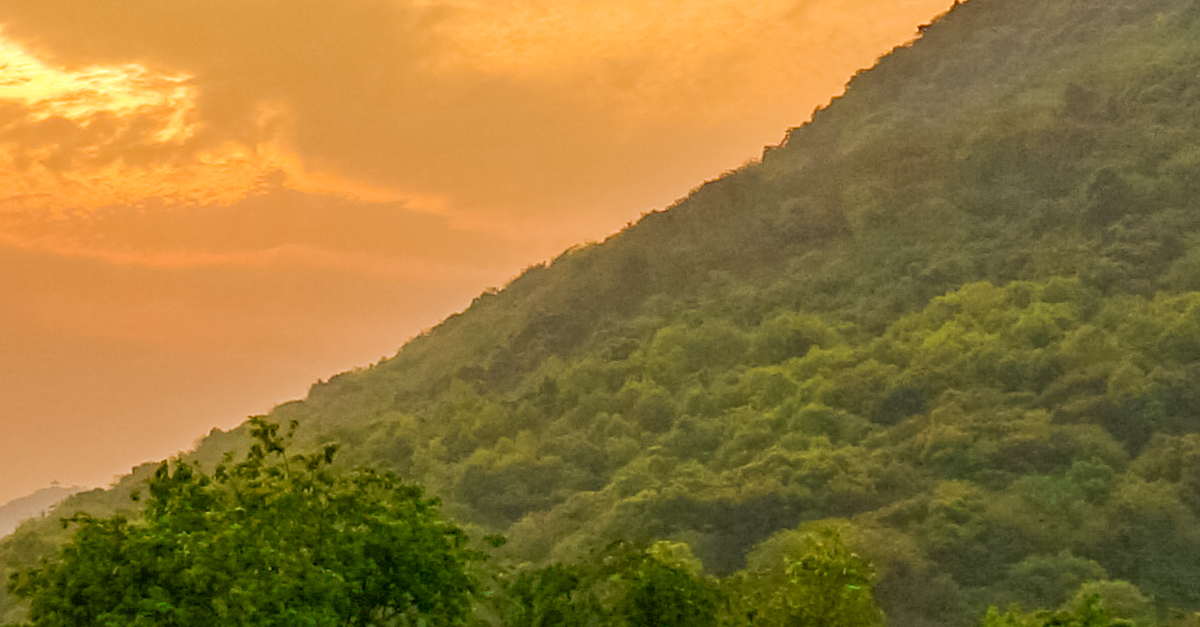
#> input picture buoi1/images/img1.png, 1200 x 627 px, found by its file name
$ python bai1.py
#> lines starting #> are read from the running program, lines starting #| are printed output that depends on the picture
import cv2
import numpy as np
import time

# Đọc và hiển thị ảnh gốc
img_path = "G:/code/PY/ImagesProcessing/buoi1/images/img1.png"
img = cv2.imread(img_path)
#> img is the input picture: shape (627, 1200, 3); mean B, G, R 56.4, 118.8, 147.4
cv2.imshow("HW2.1 - Original", img)
cv2.waitKey(0)

# Tách 3 kênh màu và hiển thị từng kênh
b, g, r = cv2.split(img)
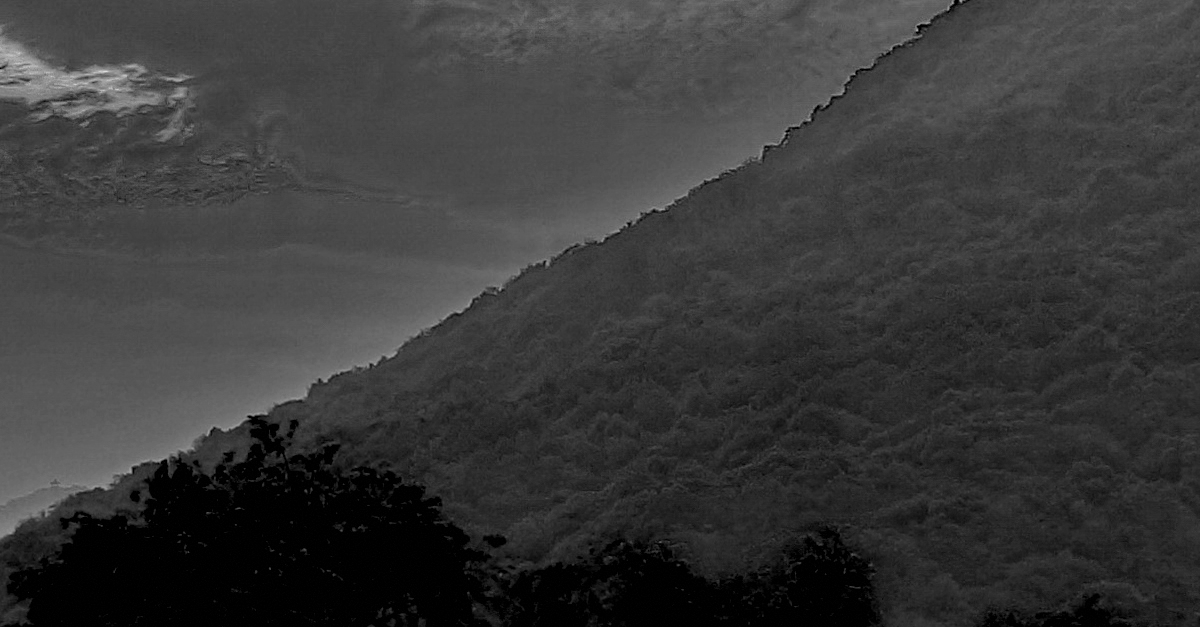
#> b: shape (627, 1200); min 0, max 220, mean 56.4
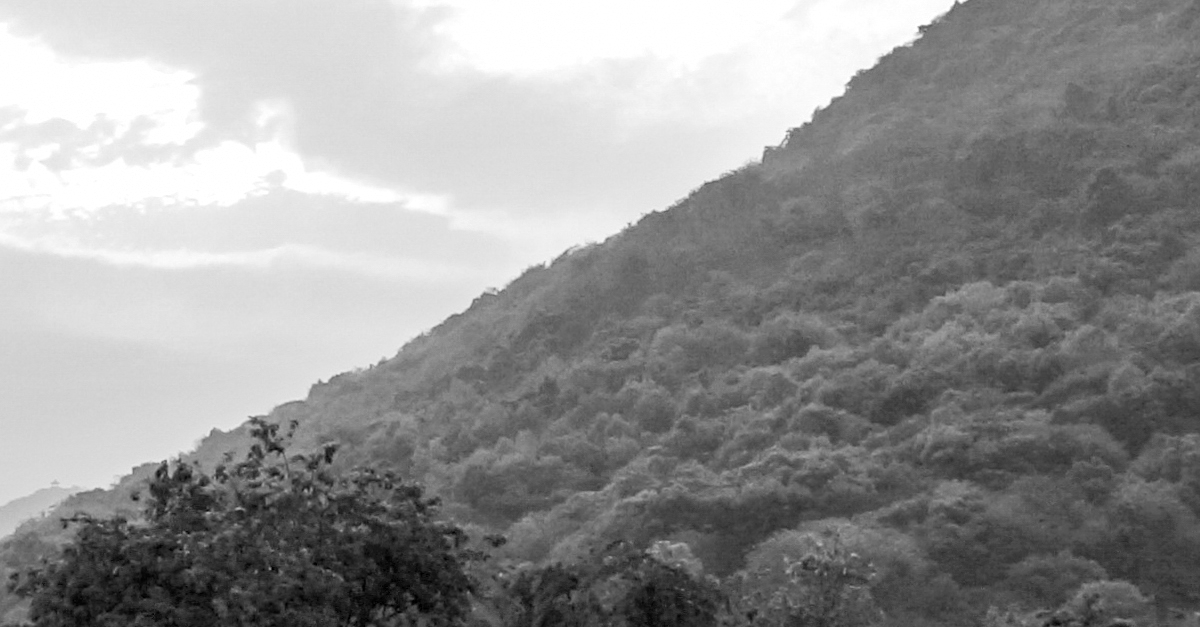
#> r: shape (627, 1200); min 0, max 255, mean 147.4
zeros = np.zeros_like(b)
cv2.imshow("HW2.2 - Blue",  cv2.merge([b, zeros, zeros]))
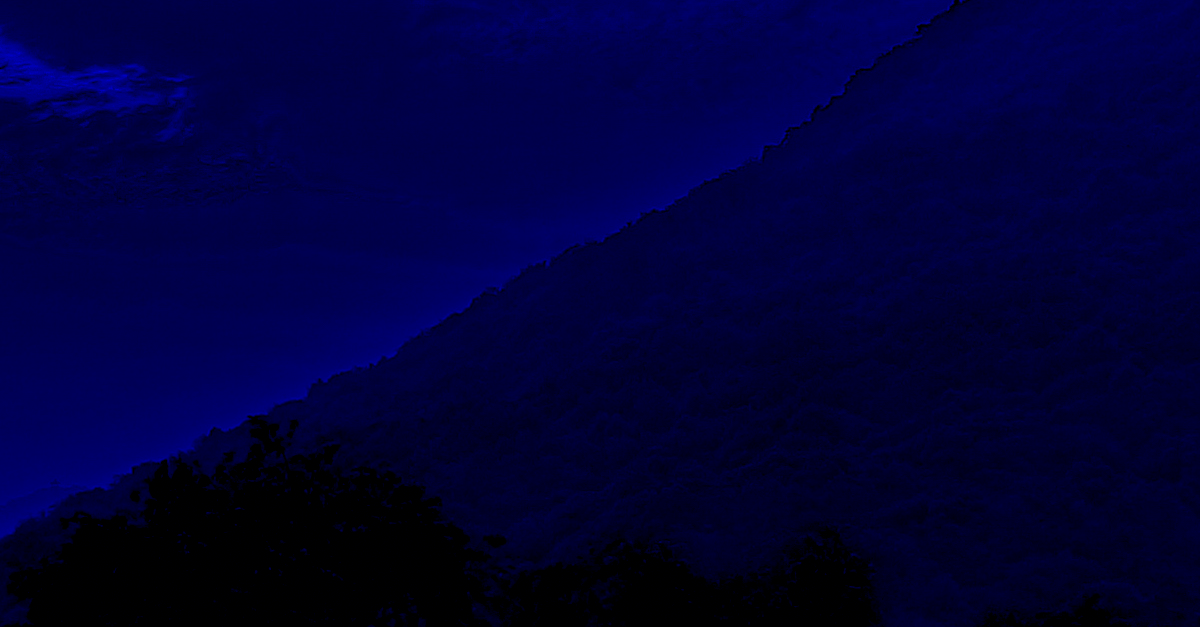
#> window 'HW2.2 - Blue': shape (627, 1200, 3); mean B, G, R 56.4, 0, 0
cv2.imshow("HW2.2 - Green", cv2.merge([zeros, g, zeros]))
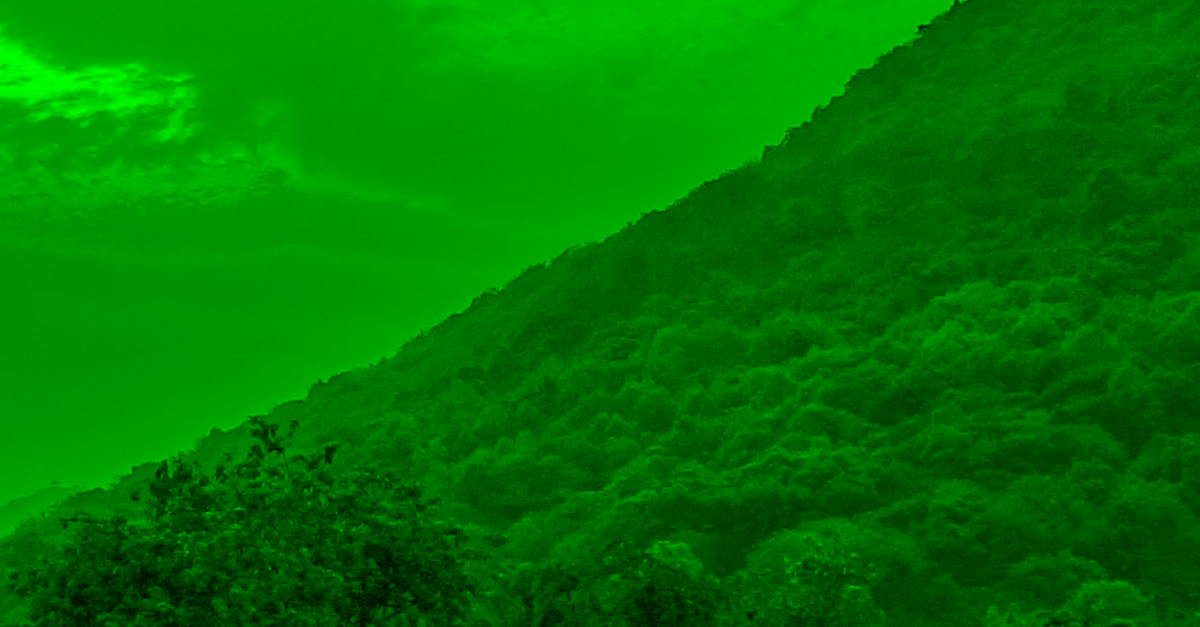
#> window 'HW2.2 - Green': shape (627, 1200, 3); mean B, G, R 0, 118.8, 0
cv2.imshow("HW2.2 - Red",   cv2.merge([zeros, zeros, r]))
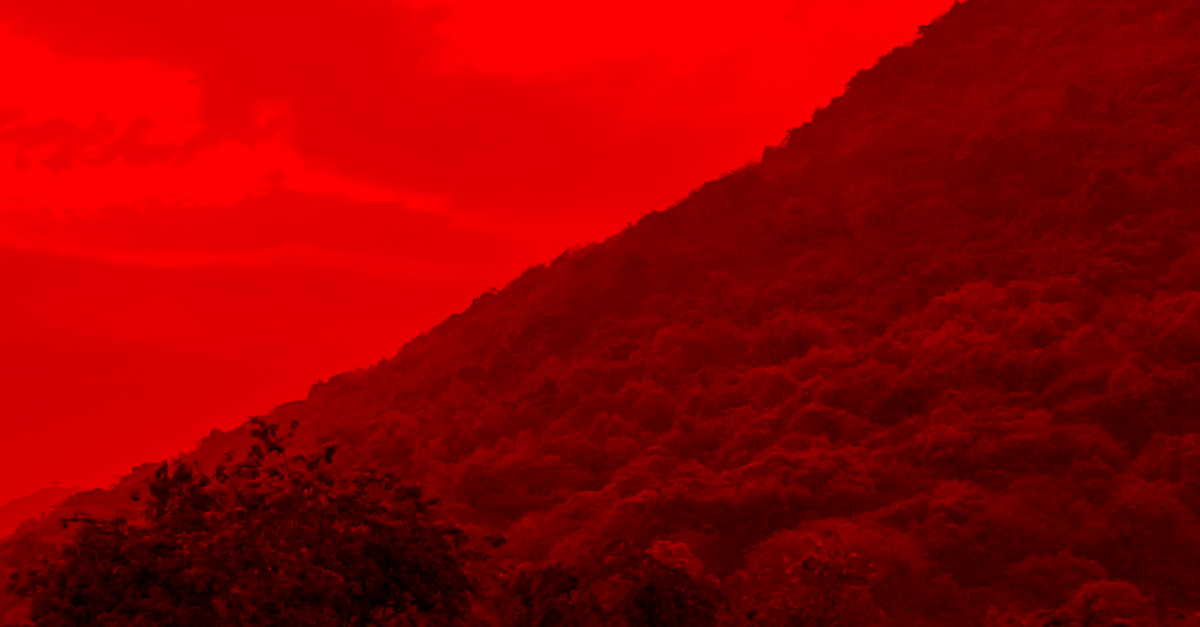
#> window 'HW2.2 - Red': shape (627, 1200, 3); mean B, G, R 0, 0, 147.4
cv2.waitKey(0)

# Chuyển sang ảnh xám và hiển thị
gray = cv2.cvtColor(img, cv2.COLOR_BGR2GRAY)
cv2.imshow("HW2.3 - Gray", gray)
cv2.waitKey(0)

# Xoay ảnh 100 lần, mỗi lần 5°, dừng 0.1s (thoát nếu nhấn ESC)
h, w = img.shape[:2]
#> h = 627; w = 1200
center = (w // 2, h // 2)
#> center = (600, 313)
for i in range(100):
    angle = i * 5
    rot_mat = cv2.getRotationMatrix2D(center, angle, 1.0)
    rotated = cv2.warpAffine(img, rot_mat, (w, h))
    cv2.imshow("HW2.4 - Rotating", rotated)
    if cv2.waitKey(100) & 0xFF == 27:  # ESC -> thoát
        break
#> this loop made 1 pass; (key Esc is pressed on pass 1)

# Cắt 1/4 kích thước từ tâm ảnh
ch, cw = h // 4, w // 4
#> ch = 156; cw = 300
center_crop = img[ch: h - ch, cw: w - cw]
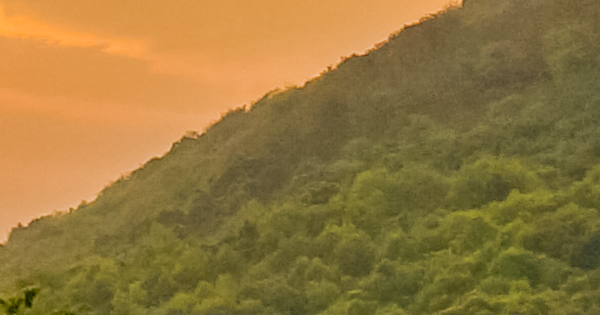
#> center_crop: shape (315, 600, 3); mean B, G, R 61.5, 118.9, 147.1
cv2.imshow("HW2.5 - Center Crop", center_crop)

cv2.waitKey(0)
cv2.destroyAllWindows()

$ run again, with buoi1/images/img10.png copied over buoi1/images/img1.png
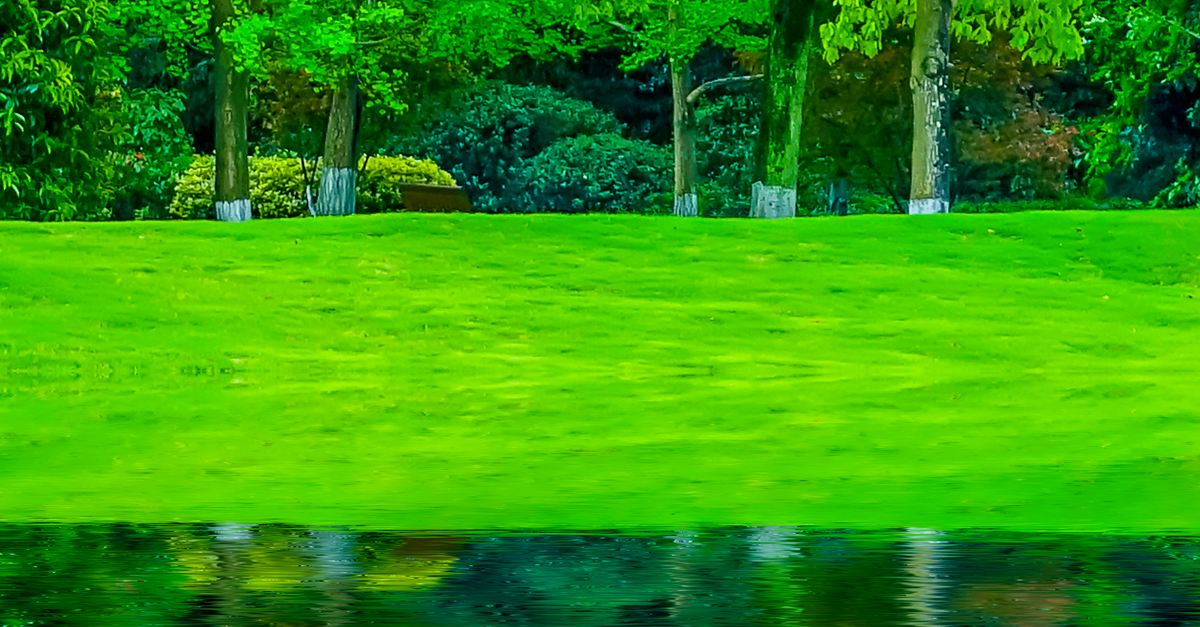
#> input picture buoi1/images/img10.png, 1200 x 627 px, found by its file name
#> img is the input picture: shape (627, 1200, 3); mean B, G, R 11.4, 151.5, 50.4
#> `gray = cv2.cvtColor(img, cv2.COLOR_BGR2GRAY)`:
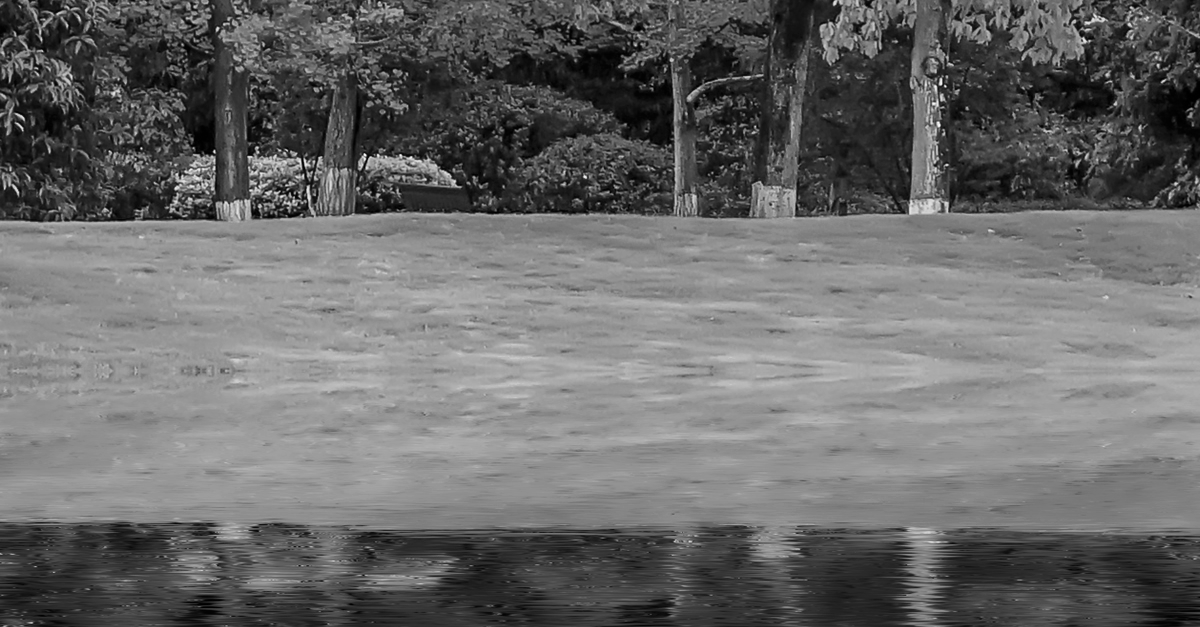
#> gray: shape (627, 1200); min 0, max 253, mean 105.3
#> the loop `for i in range(100):` made 1 pass; (key Esc is pressed on pass 1)
#> `center_crop = img[ch: h - ch, cw: w - cw]`:
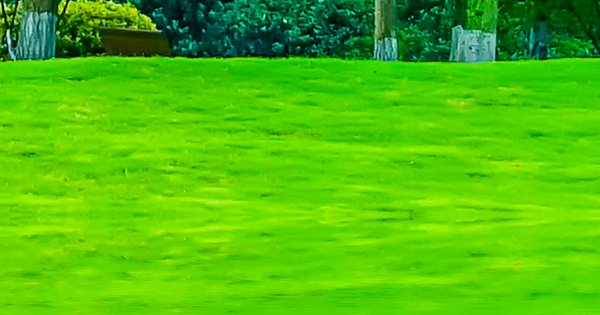
#> center_crop: shape (315, 600, 3); mean B, G, R 8.2, 188.9, 78.2

$ run again, with buoi1/images/img2.png copied over buoi1/images/img1.png
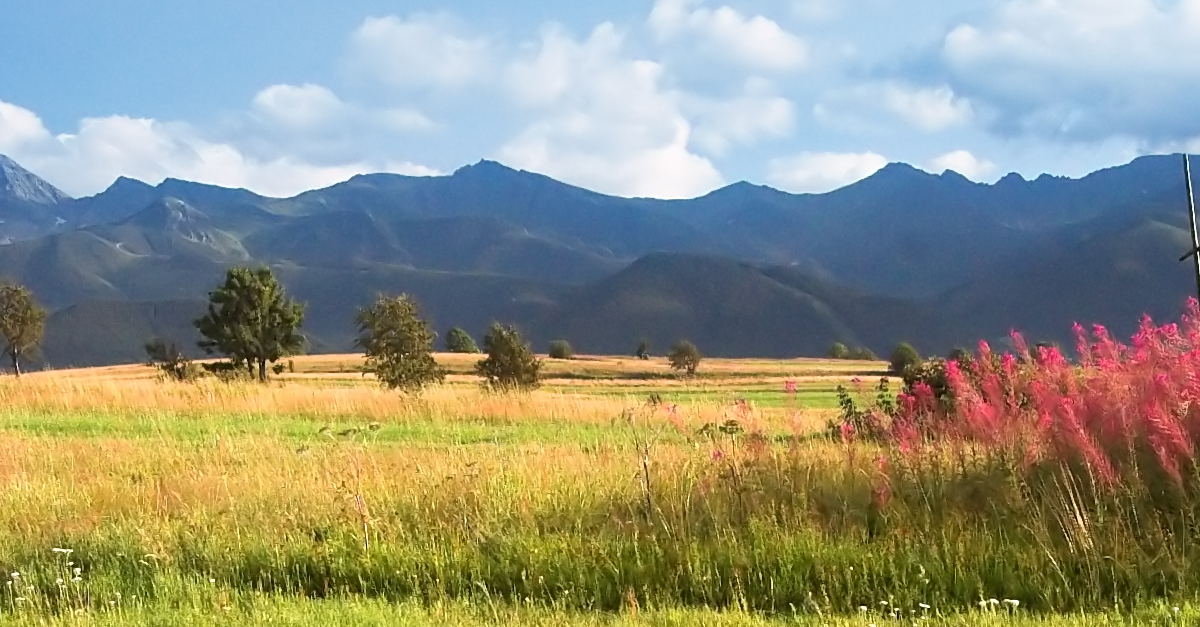
#> input picture buoi1/images/img2.png, 1200 x 627 px, found by its file name
#> img is the input picture: shape (627, 1200, 3); mean B, G, R 128.2, 146.4, 144.5
#> `gray = cv2.cvtColor(img, cv2.COLOR_BGR2GRAY)`:
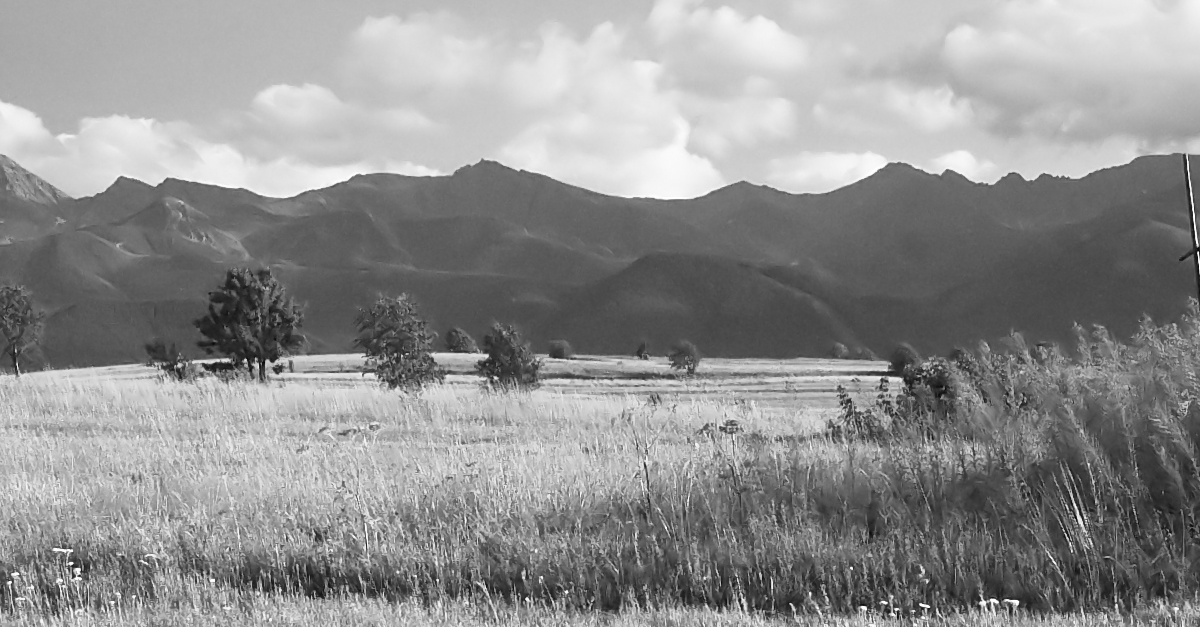
#> gray: shape (627, 1200); min 6, max 255, mean 143.8
#> the loop `for i in range(100):` made 1 pass; (key Esc is pressed on pass 1)
#> `center_crop = img[ch: h - ch, cw: w - cw]`:
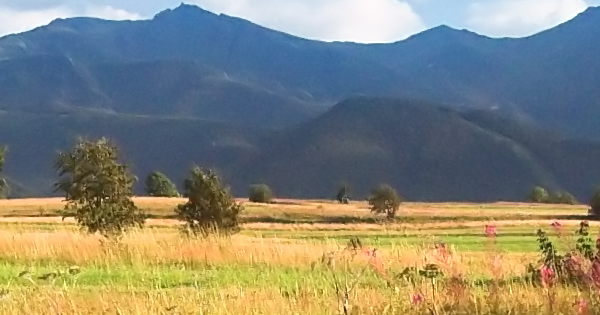
#> center_crop: shape (315, 600, 3); mean B, G, R 119.2, 132.9, 132.8

$ run again, with buoi1/images/img3.png copied over buoi1/images/img1.png
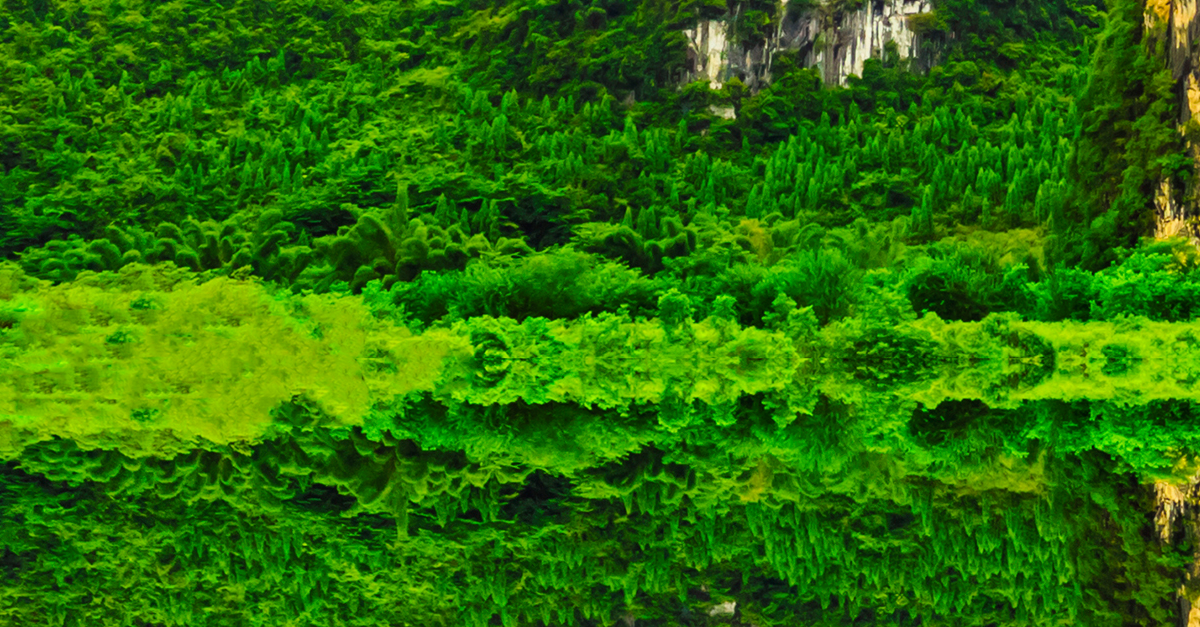
#> input picture buoi1/images/img3.png, 1200 x 627 px, found by its file name
#> img is the input picture: shape (627, 1200, 3); mean B, G, R 4.7, 109.8, 41.9
#> `gray = cv2.cvtColor(img, cv2.COLOR_BGR2GRAY)`:
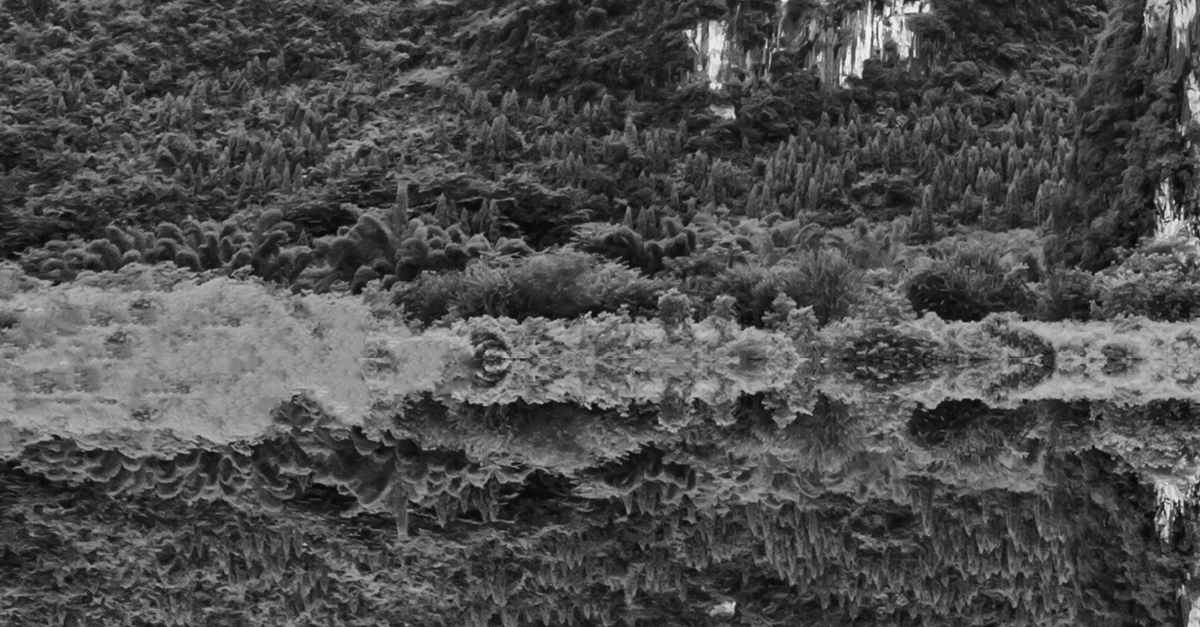
#> gray: shape (627, 1200); min 7, max 249, mean 77.5
#> the loop `for i in range(100):` made 1 pass; (key Esc is pressed on pass 1)
#> `center_crop = img[ch: h - ch, cw: w - cw]`:
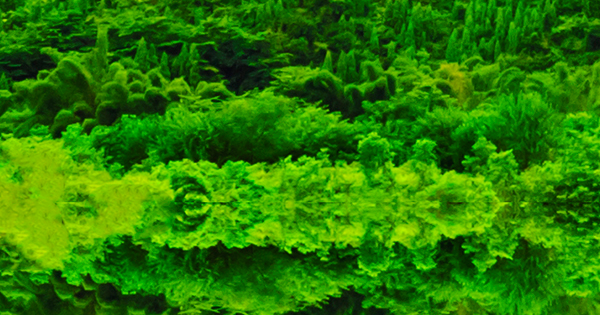
#> center_crop: shape (315, 600, 3); mean B, G, R 1, 121.3, 39.9
